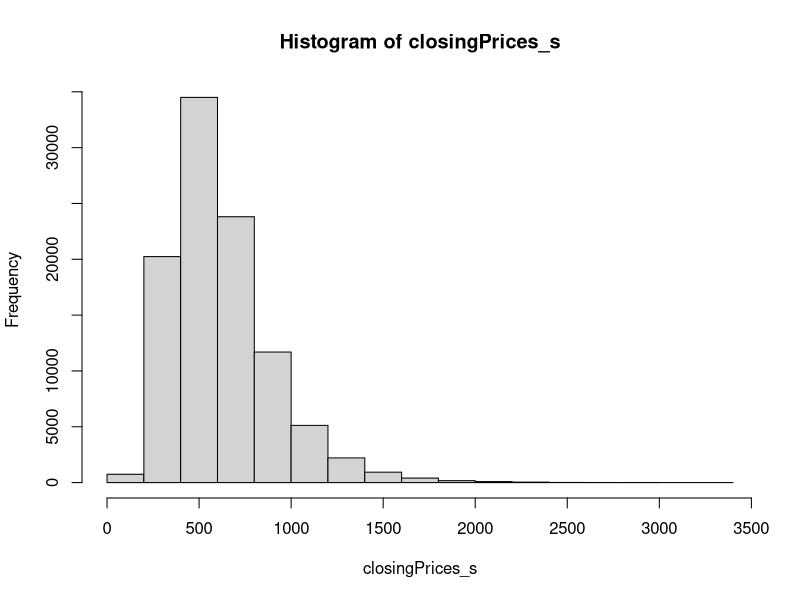

Reproduce this figure in R.
## ---- chunk 1
getClosingPrice <- function(opening_price=100, mean_change=1.001, volatility=0.01, days=1825) { 
    movement <- rnorm(days, mean = mean_change, sd = volatility) 
    path <- cumprod(c(opening_price, movement)) 
    closingPrice <- path[days] 
    return(closingPrice) 
}
## ---- chunk 2
n <- 100000
start_s <- Sys.time() 
closingPrices_s <- replicate(n, getClosingPrice()) 
end_s <- Sys.time()
difftime(end_s, start_s)
hist(closingPrices_s)
## ---- chunk 3

## ---- chunk 4

## ---- chunk 5

## ---- chunk 6

## ---- chunk 7

